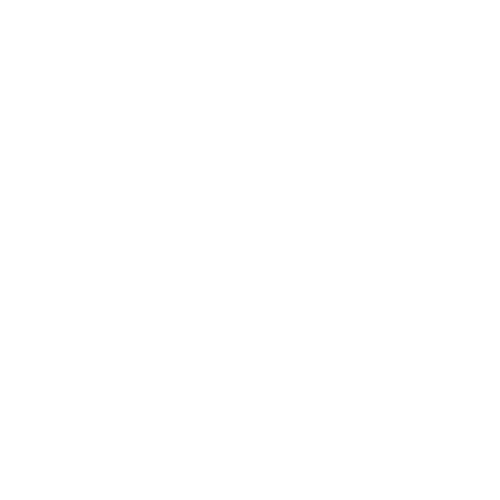
Frame 1 (no input)
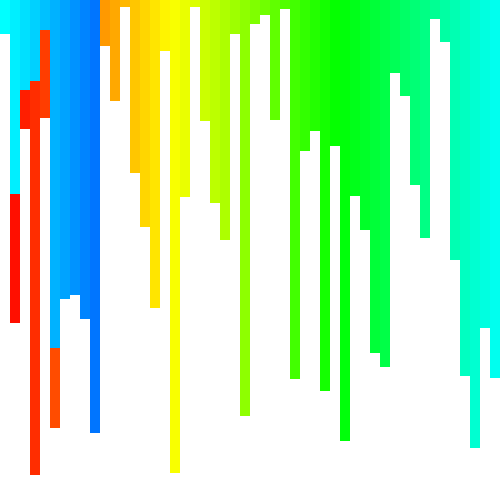
Frame 60 (the mouse pressed at the canvas centre just before this capture)
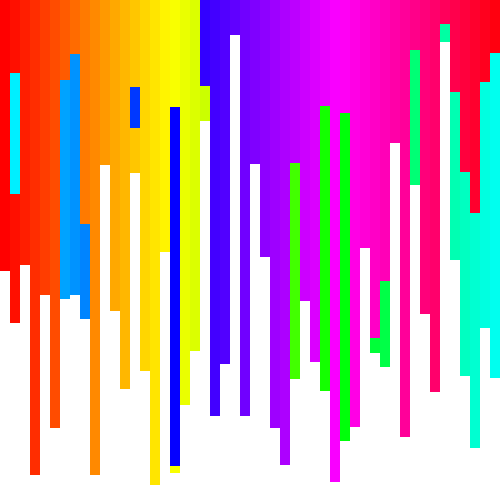
Frame 120 (the mouse held since frame 60 and released just before this capture)

The Processing sketch that drew these frames (run headless with seeded random() and noise(); from frame 60 on, the mouse is pressed at the canvas centre):

// Processing sketch: E2
// ── E2.pde

int x,y;
int i;

void setup()
{
  size(500,500);
  background(255);
  x=0;
}

void draw()
{
  colorMode(HSB,100);

 
  
  fill(i,100,100);
  i++;
  i%=100;
  
  noStroke();
  rect(x,0,10,y);
  x=x+10;
  x%=500;
  y=floor(random(500));
  


}
